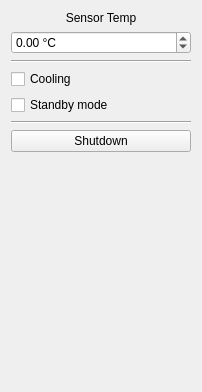
         <widget class="QWidget" name="page_control">
          <property name="geometry">
           <rect>
            <x>0</x>
            <y>0</y>
            <width>202</width>
            <height>392</height>
           </rect>
          </property>
          <attribute name="label">
           <string>Camera Control</string>
          </attribute>
          <layout class="QVBoxLayout" name="verticalLayout_15">
           <item>
            <widget class="QLabel" name="lb_sensorTemp">
             <property name="text">
              <string>Sensor Temp</string>
             </property>
             <property name="alignment">
              <set>Qt::AlignCenter</set>
             </property>
            </widget>
           </item>
           <item>
            <widget class="QDoubleSpinBox" name="sb_sensorTemp">
             <property name="suffix">
              <string> °C</string>
             </property>
             <property name="minimum">
              <number>-40</number>
             </property>
             <property name="maximum">
              <number>30</number>
             </property>
            </widget>
           </item>
           <item>
            <widget class="Line" name="line_sensorTemp">
             <property name="orientation">
              <enum>Qt::Horizontal</enum>
             </property>
            </widget>
           </item>
           <item>
            <widget class="QCheckBox" name="cb_cooling">
             <property name="text">
              <string>Cooling</string>
             </property>
            </widget>
           </item>
           <item>
            <widget class="QCheckBox" name="cb_standby">
             <property name="text">
              <string>Standby mode</string>
             </property>
            </widget>
           </item>
           <item>
            <widget class="Line" name="line_25">
             <property name="orientation">
              <enum>Qt::Horizontal</enum>
             </property>
            </widget>
           </item>
           <item>
            <widget class="QPushButton" name="pb_shutdown">
             <property name="text">
              <string>Shutdown</string>
             </property>
            </widget>
           </item>
           <item>
            <spacer name="verticalSpacer_9">
             <property name="orientation">
              <enum>Qt::Vertical</enum>
             </property>
             <property name="sizeHint" stdset="0">
              <size>
               <width>20</width>
               <height>40</height>
              </size>
             </property>
            </spacer>
           </item>
          </layout>
         </widget>
